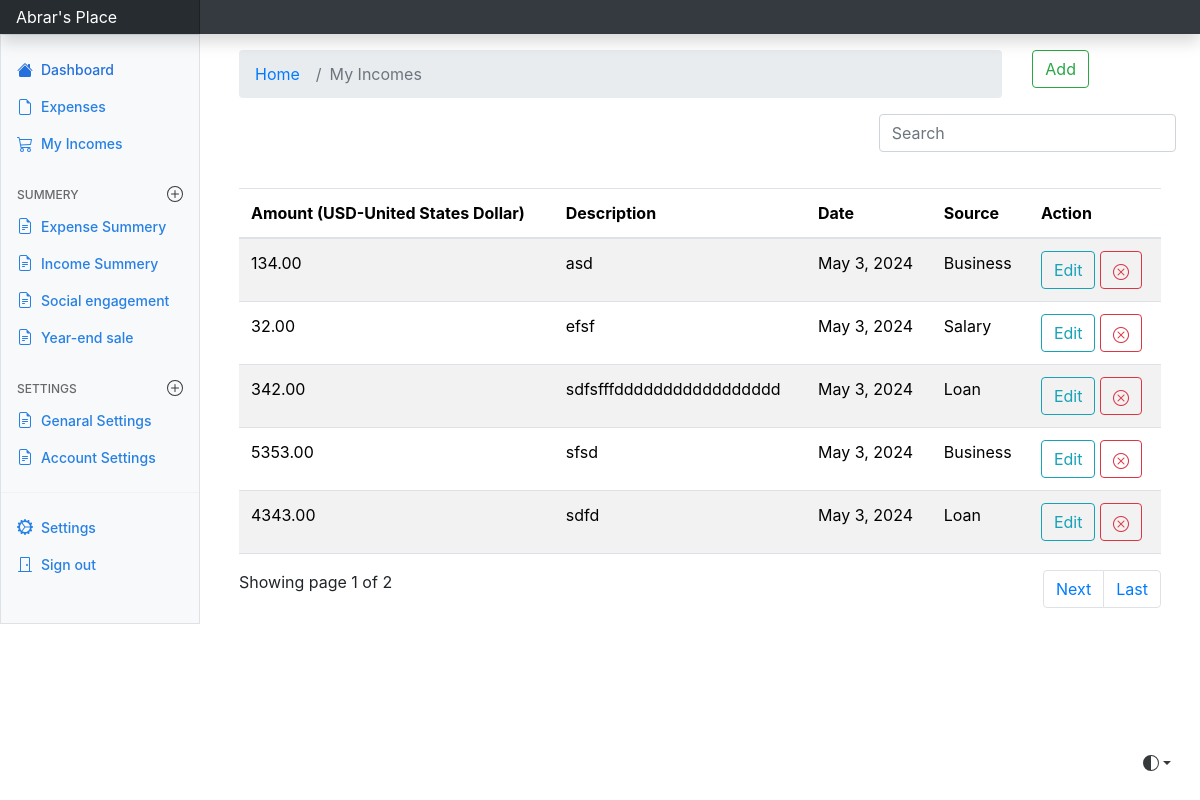
/income/income (signed in), run on an earlier commit of the app's database.
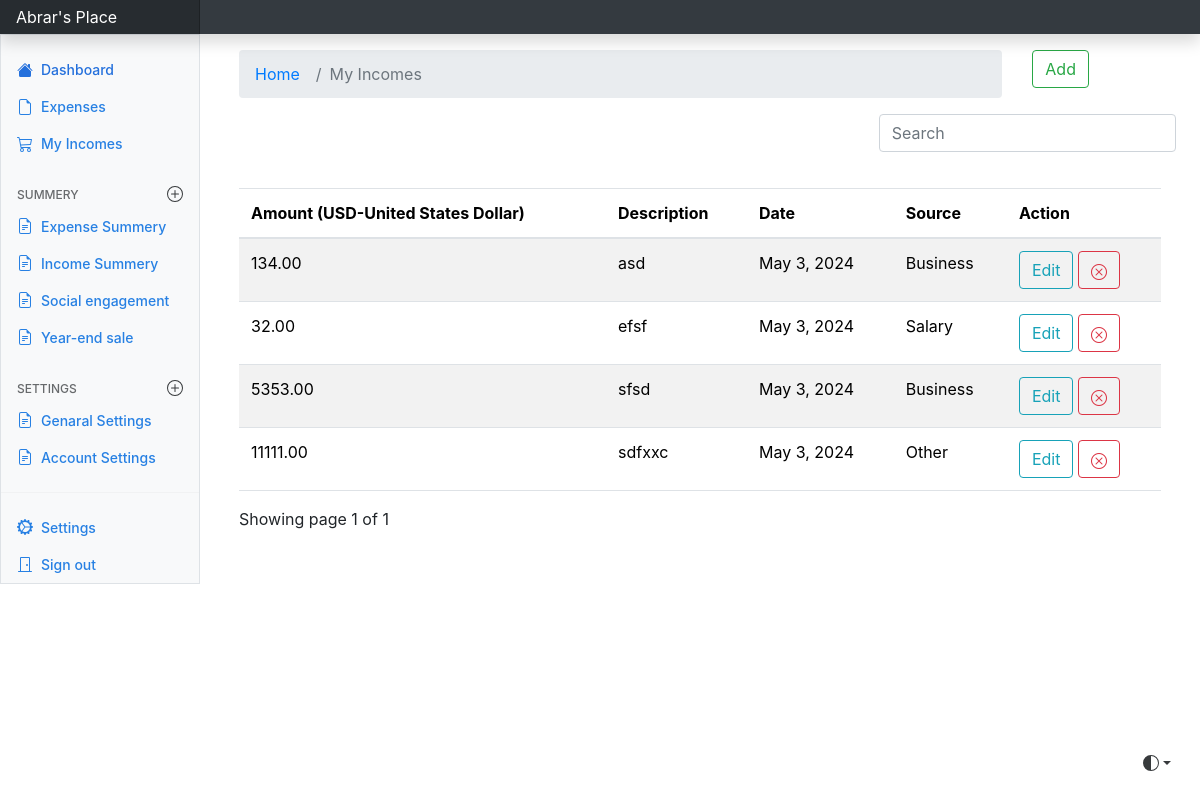
And on a later commit of the database.
### income/models.py (models this page shows, shortened)
class Add_income(models.Model):
    source_type = {
        "Salary": "Salary",
        "Business": "Business",
        "Loan": "Loan",
        "Other": "Other",
    }
    user = models.ForeignKey(settings.AUTH_USER_MODEL, on_delete=models.CASCADE, default=1)
    amount = models.DecimalField(max_digits=10, decimal_places=2)
    description = models.TextField()
    source = models.CharField(choices=list(source_type.items()), max_length=20)
    date = models.DateField()

### income/views.py (the view)
# urls.py: path('', views.index, name='index'),
@login_required(login_url='/authentication/')
def index(request):
    data = Add_income.objects.filter(user=request.user)
    currency = UserPreferences.objects.get(user=request.user).currency
    paginator = Paginator(data, 5)
    page_number = request.GET.get('page')
    page_obj = paginator.get_page(page_number)
    return render(request, 'income/index.html', {'data': data, 'page_obj': page_obj, 'currency': currency})

### templates/income/index.html (shortened to what this page needs)
{% extends "base.html" %}
{% load static %}
{% block content %}
<link rel="stylesheet" href="https://cdn.jsdelivr.net/npm/bootstrap@4.0.0/dist/css/bootstrap.min.css">
<link rel="stylesheet" href="https://cdn.jsdelivr.net/npm/bootstrap-icons@1.11.3/font/bootstrap-icons.min.css">
<div class ="container mt-3">
    <div class="row">
        <div class="col-md-10">
            <nav aria-label="breadcrumb">
                <ol class="breadcrumb">
                <li class="breadcrumb-item"><a href="{% url 'index' %}">Home</a></li>
                <li class="breadcrumb-item active" aria-current="page">My Incomes</li>
                </ol>
            </nav>
        </div>
        <div class="col-md-1">
            <a href="{% url 'add_income' %}" type="button" class="btn btn-outline-success">Add</a>
        </div>
    </div>
</div>
{% if data %}
<div class="row justify-content-end">
    <div class="col-md-4">
        <form method="GET">
            <div class="input-group mb-3">
                <input type="text" class="form-control" placeholder="Search" name="search" id="searchField" value="{{ request.GET.q }}">
            </div>
        </form>
    </div>
</div>
<div class="container" style="margin-top: 20px;">
    <div class="app-table">
        <table class="table table-striped">
            <thead>
                <tr>
                    <th scope="col">Amount ({{currency}})</th>
                    <th scope="col">Description</th>
                    <th scope="col">Date</th>
                    <th scope="col">Source</th>
                    <th scope="col">Action</th>
                </tr>
            </thead>
            <tbody>
                {% for income in page_obj %}
                <tr>
                    <td>{{ income.amount }}</td>
                    <td>{{ income.description }}</td>
                    <td>{{ income.date }}</td>
                    <td>{{ income.source }}</td>
                    <td>
                        <a href="{% url 'edit_income' income.id %}" type="button" class="btn btn-outline-info">Edit</a>
                        <a href="{% url 'delete_income' income.id %}" class="btn btn-outline-danger"><i class="bi bi-x-circle"></i></a>
                    </td>
                </tr>
                {% endfor %}
            </tbody>
        </table>
    </div>
    <div class="pagination-container">
    <div class="">
        Showing page {{page_obj.number}} of {{page_obj.paginator.num_pages}}
        <ul class="pagination align-right float-right mr-auto">
            {% if page_obj.has_next %}
            <li class="page-item">
                <a class="page-link" href="?page={{ page_obj.next_page_number }}">Next</a>
            </li>
            <li class="page-item">
                <a class="page-link" href="?page={{ page_obj.paginator.num_pages }}">Last</a>
            </li>
            {% endif %}
        </ul>
    </div>
    </div>
</div>
{% else %}
    <div class="container mt-3">
        <div class="alert alert-info" role="alert">
            No Incomes found
        </div>
    </div>
{% endif %}
{% endblock content %}

What changed in the data, as far as the page shows it:
removed Add_income: amount "342.00", description "sdfsfffddddddddddddddddd", date "May 3, 2024", source "Loan"
removed Add_income: amount "4343.00", description "sdfd", date "May 3, 2024", source "Loan"
now on this page (row unchanged): Add_income: amount "11111.00", description "sdfxxc", date "May 3, 2024", source "Other"
Also different on the page:
{{ page_obj.paginator.num_pages }}: "2" → "1"
text no longer shown: "Next Last"
